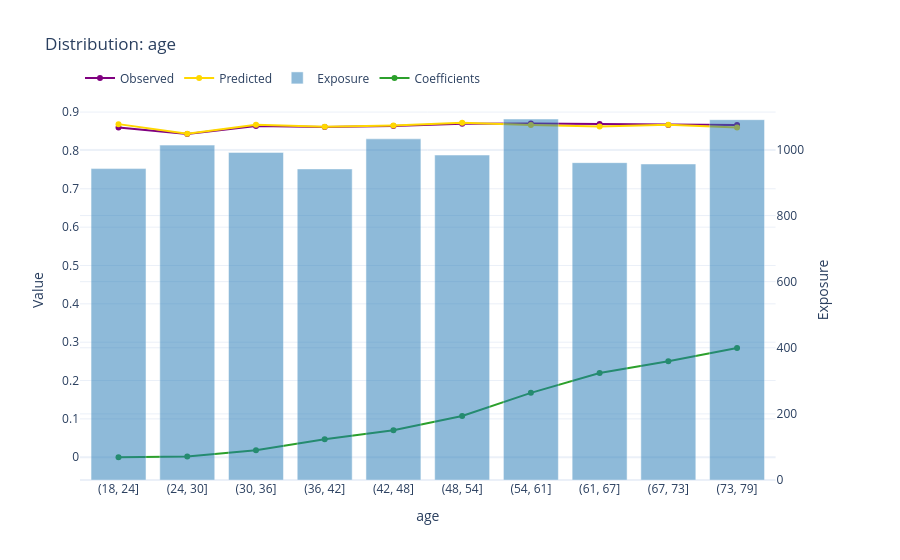

Notebook source saved alongside this figure:
### Code cell
glm.plot(X, y, w, "age", "static")

### Figure 1 — Plotly figure (JSON) as saved in the notebook; plotly's stock layout.template omitted (floating-point values rounded to 4 significant figures)
{"data": [{"line": {"color": "#800080"}, "marker": {"color": "#800080"}, "mode": "lines+markers", "name": "Observed", "type": "scatter", "x": ["(18, 24]", "(24, 30]", "(30, 36]", "(36, 42]", "(42, 48]", "(48, 54]", "(54, 61]", "(61, 67]", "(67, 73]", "(73, 79]"], "xaxis": "x", "y": [0.8599, 0.843, 0.8638, 0.8608, 0.8634, 0.8698, 0.87, 0.8688, 0.8661, 0.8661], "yaxis": "y"}, {"line": {"color": "#FFD700"}, "marker": {"color": "#FFD700"}, "mode": "lines+markers", "name": "Predicted", "type": "scatter", "x": ["(18, 24]", "(24, 30]", "(30, 36]", "(36, 42]", "(42, 48]", "(48, 54]", "(54, 61]", "(61, 67]", "(67, 73]", "(73, 79]"], "xaxis": "x", "y": [0.8685, 0.8435, 0.8671, 0.8619, 0.8651, 0.8722, 0.8665, 0.8626, 0.8667, 0.8599], "yaxis": "y"}, {"marker": {"color": "#1f77b4"}, "name": "Exposure", "opacity": 0.5, "type": "bar", "x": ["(18, 24]", "(24, 30]", "(30, 36]", "(36, 42]", "(42, 48]", "(48, 54]", "(54, 61]", "(61, 67]", "(67, 73]", "(73, 79]"], "xaxis": "x", "y": [942.0, 1013.0, 991.0, 941.0, 1032.0, 983.0, 1092.0, 960.0, 956.0, 1090.0], "yaxis": "y2"}, {"line": {"color": "#2ca02c"}, "marker": {"color": "#2ca02c"}, "mode": "lines+markers", "name": "Coefficients", "type": "scatter", "x": ["(18, 24]", "(24, 30]", "(30, 36]", "(36, 42]", "(42, 48]", "(48, 54]", "(54, 61]", "(61, 67]", "(67, 73]", "(73, 79]"], "xaxis": "x", "y": [0.0, 0.001851, 0.01828, 0.04698, 0.07058, 0.1075, 0.1679, 0.2196, 0.2506, 0.2848], "yaxis": "y"}], "layout": {"legend": {"orientation": "h", "x": 0, "xanchor": "left", "y": 1.02, "yanchor": "bottom"}, "title": {"text": "Distribution: age"}, "xaxis": {"anchor": "y", "categoryarray": ["(18, 24]", "(24, 30]", "(30, 36]", "(36, 42]", "(42, 48]", "(48, 54]", "(54, 61]", "(61, 67]", "(67, 73]", "(73, 79]"], "categoryorder": "array", "domain": [0, 0.94], "title": {"text": "age"}, "type": "category"}, "yaxis": {"anchor": "x", "domain": [0, 1], "title": {"text": "Value"}}, "yaxis2": {"anchor": "x", "overlaying": "y", "side": "right", "title": {"text": "Exposure"}}}}
